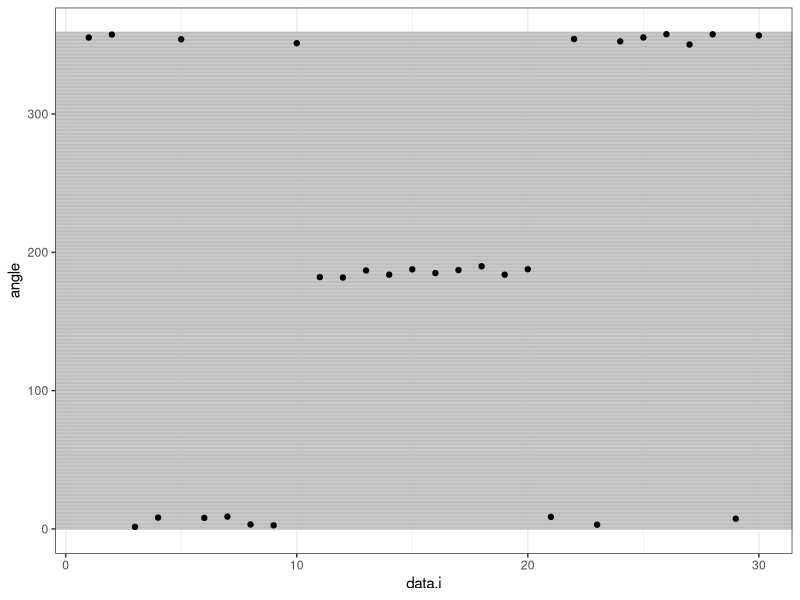
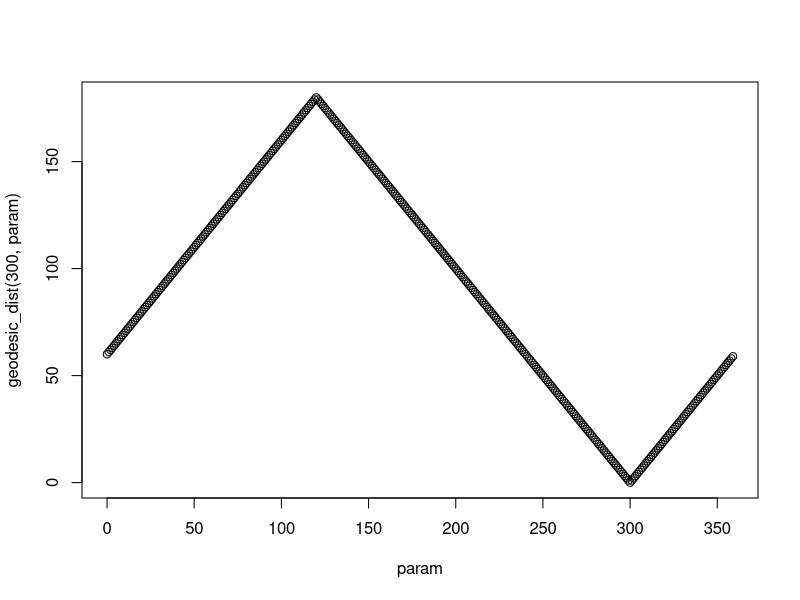

The R script that drew these images, in order: (Note: this script raises an error after producing the figures.)
library(ggplot2)
library(data.table)
data.per.seg <- 10
set.seed(1)
angle.vec <- c(
  runif(data.per.seg,-10,10),
  runif(data.per.seg,180,190),
  runif(data.per.seg,-10,10))
max.angle <- 360
data.dt <- data.table(
  data.i=seq_along(angle.vec),
  angle=ifelse(angle.vec<0, angle.vec+max.angle, angle.vec))
param.dt <- data.table(
  param=as.numeric(seq(0, max.angle))
)[-.N]
gg <- ggplot()+
  theme_bw()+
  geom_hline(aes(
    yintercept=param),
    color="grey",
    data=param.dt)+
  geom_point(aes(
    data.i, angle),
    data=data.dt)
gg

check_angle <- function(x){
  stopifnot(0 <= x & x < max.angle)
}
geodesic_dist <- function(data.vec, param.vec){
  check_angle(data.vec)
  check_angle(param.vec)
  data.table(data.val=data.vec, param.val=param.vec)[, ifelse({
    data.val==0
  }, ifelse(
    param.val<max.angle/2, param.val,
    max.angle-param.val
  ),
  ifelse({
    data.val<max.angle/2
  }, ifelse(
    param.val<data.val, data.val-param.val,
    ifelse(
      param.val<data.val+max.angle/2,
      param.val-data.val,
      max.angle+data.val-param.val)
  ),
  ifelse({
    data.val==max.angle/2
  }, ifelse(
      param.val<max.angle/2, max.angle/2-param.val,
      param.val-max.angle/2
  ), ifelse(
    param.val<data.val-max.angle/2, param.val+max.angle-data.val,
    ifelse(
      param.val<data.val,
      data.val-param.val,
      param.val-data.val))))
  )]
}
geodesic_dist <- function(data.vec, param.vec){
  check_angle(data.vec)
  check_angle(param.vec)
  d <- abs(data.vec-param.vec)
  ifelse(d>max.angle/2, max.angle-d, d)
}
plot(geodesic_dist(300, param) ~ param, param.dt)
cum.mat <- sapply(param.dt$param, function(param.val){
  c(0,cumsum(geodesic_dist(data.dt$angle, param.val)))
})

penalty <- 100
n.out <- nrow(data.dt)+1
best.change <- rep(NA,n.out)
best.cost <- rep(NA,n.out)
best.cost[1] <- 0
best.param <- rep(NA,n.out)
for(data.t in 1:nrow(data.dt)){
  last.seg.start <- seq(1, data.t)
  out.t <- data.t+1
  total.up.to.t <- cum.mat[out.t,]
  total.before.start <- t(cum.mat[last.seg.start,,drop=FALSE])
  last.seg.cost.mat <- total.up.to.t-total.before.start
  best.param.i <- apply(last.seg.cost.mat, 2, which.min)
  (best.params <- param.dt$param[best.param.i])
  last.seg.cost <- apply(last.seg.cost.mat, 2, min)
  prev.cost <- best.cost[last.seg.start]+penalty
  total.cost <- prev.cost+last.seg.cost
  best.start <- which.min(total.cost)
  best.change[out.t] <- best.start
  best.cost[out.t] <- total.cost[best.start]
  best.param[out.t] <- best.params[best.start]
}
cost.dt <- data.table(best.change, best.cost, best.param)[-1]

##decoding.
seg.dt.list <- list()
last.i <- cost.dt[, .N]
while({
  cost.row <- cost.dt[last.i]
  seg.dt.list[[paste(first.i,last.i)]] <- cost.row[, data.table(
    first.i=best.change,
    last.i,
    param=best.param
  )]
  last.i <- cost.row$best.change-1L
}>0)TRUE
(seg.dt <- setkey(rbindlist(seg.dt.list),first.i))
seg.color <- "red"
dist.dt <- seg.dt[
  data.dt,
  data.table(data.i, angle, param),
  on=.(first.i<=data.i,last.i>=data.i)
][
, dist := abs(angle-param)
][
, segs := ifelse(dist<max.angle/2, 1, 2)
][]
residual.dt <- dist.dt[, if(segs==1){
  data.table(y=angle,yend=param)
}else{
  yend <- c(angle,param)
  data.table(y=ifelse(yend<max.angle/2,0,max.angle),yend)
}, by=.(segs,data.i)]
gg <- ggplot()+
  ggtitle(paste0(
    "Approximately optimal partitioning (APART) with penalty=",
    penalty))+
  theme_bw()+
  theme(panel.grid.minor=element_blank())+
  geom_segment(aes(
    first.i-0.5, param,
    xend=last.i+0.5, yend=param),
    color=seg.color,
    linewidth=1,
    data=seg.dt)+
  geom_vline(aes(
    xintercept=first.i-0.5),
    color=seg.color,
    data=seg.dt[-1])+
  geom_segment(aes(
    data.i, y,
    xend=data.i, yend=yend),
    data=residual.dt)+
  geom_point(aes(
    data.i, angle),
    shape=1,
    data=data.dt)+
  scale_x_continuous(
    "Data sequence index",
    breaks=data.dt$data.i)+
  scale_y_continuous(
    "Angle (degrees)")
png("figure-approx-algo-1d.png", 6, 2, units="in", res=200)
print(gg)
dev.off()

